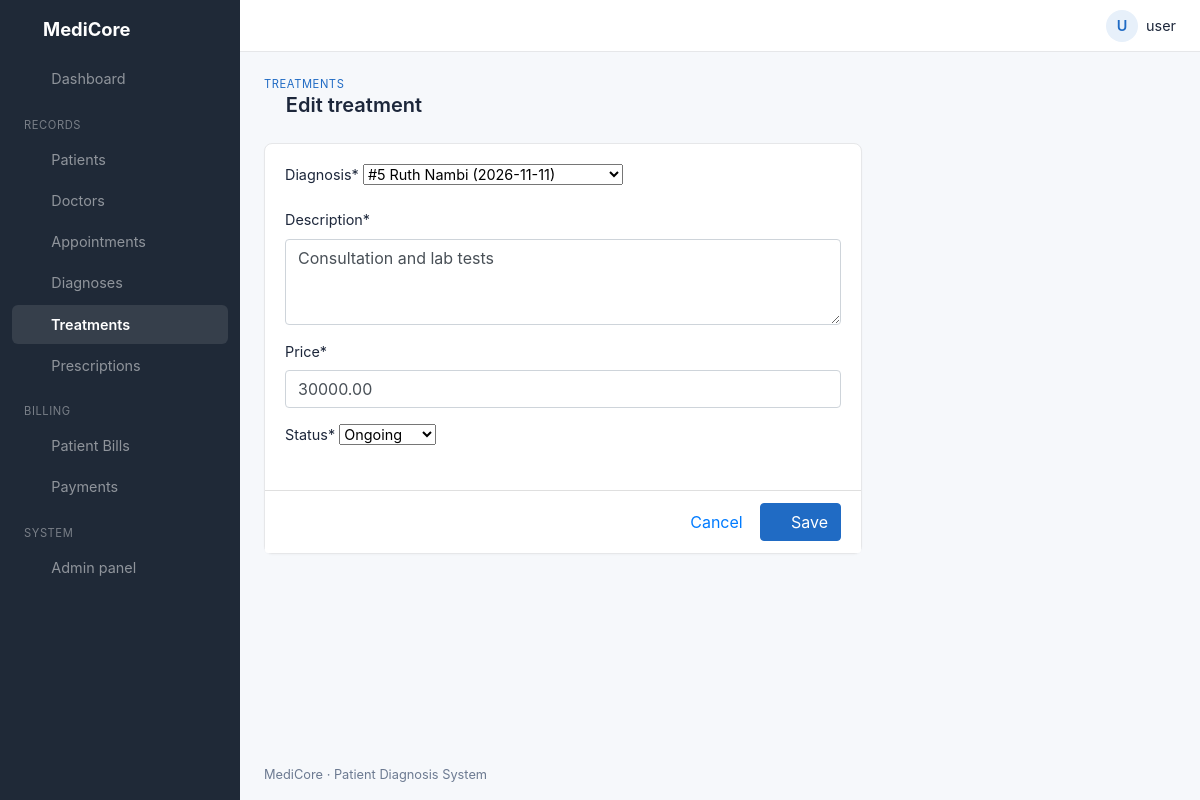
The page /treatments/5/edit/ (signed in) on the database its author committed.
### clinic/models.py (models this page shows, shortened)
class Diagnosis(models.Model):
    diagnosis_id = models.AutoField(primary_key=True)
    date = models.DateField()
    doctor = models.ForeignKey(Doctor, on_delete=models.PROTECT)
    patient = models.ForeignKey(Patient, on_delete=models.CASCADE)
    description = models.TextField()
    class Meta:
        verbose_name_plural = "diagnoses"
    def __str__(self):
        return f"#{self.diagnosis_id} {self.patient} ({self.date})"

class Treatment(models.Model):
    STATUS = [("Pending", "Pending"), ("Ongoing", "Ongoing"), ("Completed", "Completed")]
    treatment_id = models.AutoField(primary_key=True)
    diagnosis = models.ForeignKey(Diagnosis, on_delete=models.CASCADE)
    description = models.TextField()
    price = models.DecimalField(max_digits=10, decimal_places=2)
    status = models.CharField(max_length=10, choices=STATUS, default="Pending")

### clinic/views.py (the view)
# urls.py: path('treatments/<int:pk>/edit/', edit_treatment, name='edit_treatment'),
@login_required
def edit_treatment(request, pk):
    return show_form(request, TreatmentForm, "treatment_form.html", "treatments", Treatment, pk)

### clinic/forms.py
class TreatmentForm(forms.ModelForm):
    class Meta:
        model = Treatment
        fields = "__all__"
        widgets = {"description": forms.Textarea(attrs={"rows": 3})}

### clinic/models.py (called while the page is built)
    def __str__(self):
        return self.name

### clinic/views.py (called while the page is built)
def show_form(request, form_class, template, list_page, model=None, pk=None):
    obj = get_object_or_404(model, pk=pk) if pk else None
    form = form_class(request.POST or None, instance=obj)
    if request.method == "POST" and form.is_valid():
        form.save()
        messages.success(request, "Saved successfully.")
        return redirect(list_page)
    return render(request, template, {"form": form, "obj": obj})

### templates/treatment_form.html (shortened to what this page needs)
{% extends 'base.html' %}
{% load static %}
{% load crispy_forms_tags %}
{% block pretitle %}<a href="{% url 'treatments' %}">Treatments</a>{% endblock %}
{% block heading %}<i class="ti ti-bed"></i> {% if obj %}Edit{% else %}Add{% endif %} treatment{% endblock %}
{% block content %}
<div class="row"><div class="col-lg-8">
  <div class="card">
    <form method="post">
      <div class="card-body">
        {{ form|crispy }}
      </div>
      <div class="card-footer text-right">
        <a href="{% url 'treatments' %}" class="btn btn-link">Cancel</a>
        <button type="submit" class="btn btn-primary"><i class="ti ti-device-floppy"></i> Save</button>
      </div>
    </form>
  </div>
</div></div>
{% endblock %}

### templates/base.html (shortened to what this page needs)
{% load static %}
{% load crispy_forms_tags %}
<!DOCTYPE html>
<html lang="en">
<head>
  <link rel="stylesheet" href="{% static 'css/bootstrap.min.css' %}">
  <link rel="stylesheet" href="{% static 'css/tabler-icons.min.css' %}">
  <link rel="stylesheet" href="{% static 'css/style.css' %}">
</head>
<body>
<aside class="sidebar navbar navbar-dark navbar-expand-lg">
  <a class="navbar-brand" href="{% url 'Home' %}"><i class="ti ti-heartbeat"></i> MediCore</a>
  <div class="collapse navbar-collapse" id="menu">
    <ul class="navbar-nav">
      <li class="nav-item"><a class="nav-link {% if request.path == '/' %}active{% endif %}" href="{% url 'Home' %}"><i class="ti ti-layout-dashboard"></i> Dashboard</a></li>
      <li class="nav-heading">Records</li>
      <li class="nav-item"><a class="nav-link {% if '/patients/' in request.path %}active{% endif %}" href="{% url 'patients' %}"><i class="ti ti-user-heart"></i> Patients</a></li>
      <li class="nav-item"><a class="nav-link {% if '/doctors/' in request.path %}active{% endif %}" href="{% url 'doctors' %}"><i class="ti ti-stethoscope"></i> Doctors</a></li>
      <li class="nav-item"><a class="nav-link {% if '/appointments/' in request.path %}active{% endif %}" href="{% url 'appointments' %}"><i class="ti ti-calendar-event"></i> Appointments</a></li>
      <li class="nav-item"><a class="nav-link {% if '/diagnoses/' in request.path %}active{% endif %}" href="{% url 'diagnoses' %}"><i class="ti ti-clipboard-heart"></i> Diagnoses</a></li>
      <li class="nav-item"><a class="nav-link {% if '/treatments/' in request.path %}active{% endif %}" href="{% url 'treatments' %}"><i class="ti ti-bed"></i> Treatments</a></li>
      <li class="nav-item"><a class="nav-link {% if '/prescriptions/' in request.path %}active{% endif %}" href="{% url 'prescriptions' %}"><i class="ti ti-pill"></i> Prescriptions</a></li>
      <li class="nav-heading">Billing</li>
      <li class="nav-item"><a class="nav-link {% if '/bills/' in request.path %}active{% endif %}" href="{% url 'bills' %}"><i class="ti ti-file-invoice"></i> Patient Bills</a></li>
      <li class="nav-item"><a class="nav-link {% if '/payments/' in request.path %}active{% endif %}" href="{% url 'payments' %}"><i class="ti ti-cash"></i> Payments</a></li>
      <li class="nav-heading">System</li>
      <li class="nav-item"><a class="nav-link" href="/admin/"><i class="ti ti-settings"></i> Admin panel</a></li>
    </ul>
  </div>
</aside>
<div class="page-wrapper">
  <header class="topbar">
    <div class="dropdown ml-auto">
      <a href="#" class="user-menu" data-toggle="dropdown">
        <span class="avatar">{{ user.username|slice:":1"|upper }}</span>
        <span class="d-none d-md-inline">{{ user.username }}</span>
      </a>
    </div>
  </header>
  <div class="page-header">
    <div>
      <div class="page-pretitle">{% block pretitle %}MediCore{% endblock %}</div>
      <h2 class="page-title">{% block heading %}{% endblock %}</h2>
    </div>
  </div>
  <main class="page-body">
    {% block content %}{% endblock %}
  </main>
  <footer class="footer">MediCore &middot; Patient Diagnosis System</footer>
</div>
</body>
</html>

### static/css/style.css (style rules this page uses)
:root { --primary: #206bc4; --sidebar: #1f2937; --bg: #f6f8fb; --border: #e6e7e9; --muted: #6c7a91; }
body { background: var(--bg); color: #1d273b; font-size: .9rem; }
a { color: var(--primary); }
.btn-primary { background: var(--primary); border-color: var(--primary); }
.ti { font-size: 1.1rem; vertical-align: -2px; }
.sidebar { background: var(--sidebar); padding: 0; align-items: flex-start; }
.sidebar .navbar-brand { font-weight: 700; padding: 1rem 1.25rem; font-size: 1.15rem; }
.sidebar .navbar-brand .ti { color: #4dabf7; font-size: 1.5rem; }
.sidebar .navbar-nav { width: 100%; padding: 0 .75rem 1rem; }
.sidebar .nav-link { color: rgba(255,255,255,.7); border-radius: 6px; padding: .55rem .75rem !important; margin-bottom: 2px; }
.sidebar .nav-link .ti { margin-right: .6rem; }
.sidebar .nav-link.active { color: #fff; background: rgba(255,255,255,.1); font-weight: 600; }
.sidebar .nav-heading { color: rgba(255,255,255,.4); text-transform: uppercase; font-size: .7rem; letter-spacing: .05em; padding: 1rem .75rem .4rem; }
@media (min-width: 992px) { .sidebar { position: fixed; top: 0; bottom: 0; left: 0; width: 15rem; flex-direction: column; overflow-y: auto; } }
@media (min-width: 992px) { .sidebar .navbar-collapse { width: 100%; align-items: flex-start; } }
@media (min-width: 992px) { .sidebar .navbar-nav { flex-direction: column; } }
@media (min-width: 992px) { .page-wrapper { margin-left: 15rem; } }
.page-wrapper { min-height: 100vh; display: flex; flex-direction: column; }
.topbar { display: flex; align-items: center; background: #fff; border-bottom: 1px solid var(--border); padding: .6rem 1.5rem; }
.user-menu { display: flex; align-items: center; color: #1d273b; text-decoration: none !important; }
.avatar { width: 2rem; height: 2rem; border-radius: 50%; background: #e7f0fa; color: var(--primary); display: inline-flex; align-items: center; justify-content: center; font-weight: 600; margin-right: .5rem; }
.page-header { display: flex; justify-content: space-between; align-items: center; padding: 1.5rem 1.5rem .5rem; flex-wrap: wrap; gap: .75rem; }
.page-pretitle { text-transform: uppercase; font-size: .7rem; color: var(--muted); letter-spacing: .05em; }
.page-title { font-size: 1.25rem; font-weight: 600; margin: 0; }
.page-title .ti { color: var(--primary); font-size: 1.35rem; }
.page-body { padding: 1rem 1.5rem; flex: 1; }
.footer { padding: 1rem 1.5rem; color: var(--muted); font-size: .8rem; }
.card { border: 1px solid var(--border); border-radius: 8px; box-shadow: 0 1px 2px rgba(0,0,0,.03); margin-bottom: 1.25rem; }
.card-footer { background: #fff; color: var(--muted); }

### rows shown on the page
Diagnosis: diagnosis "#5 Ruth Nambi (2026-11-11)"
Treatment: description "Consultation and lab tests", price "30000.00", status "Ongoing"

### other values the page prints
{{ user.username|slice:":1"|upper }} "U"
{{ user.username }} "user"
